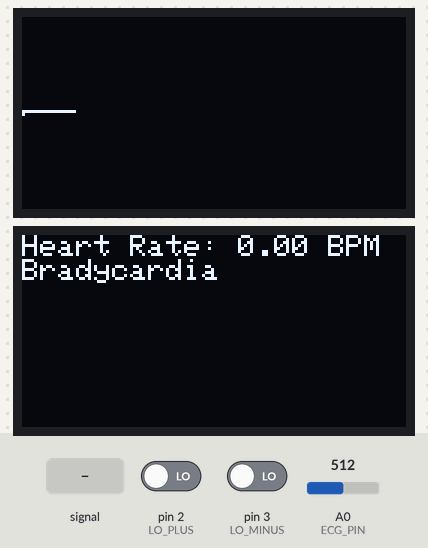
Simulated run of this sketch. Board: Arduino Uno, built with avr-gcc and run on an emulated ATmega328P. On the bench: 2 × 128×64 one-colour display. The inputs (shaded band) are chosen by the test bench; at power-on: pin 2 (LO_PLUS) LOW, pin 3 (LO_MINUS) LOW, A0 (ECG_PIN) = 512. What the sketch prints to the serial monitor is not drawn.

Above: at 1.3 s.
1.4 s: A0 (ECG_PIN) fed a 2 Hz sine of ±306 counts around its level
At 2.46 s:
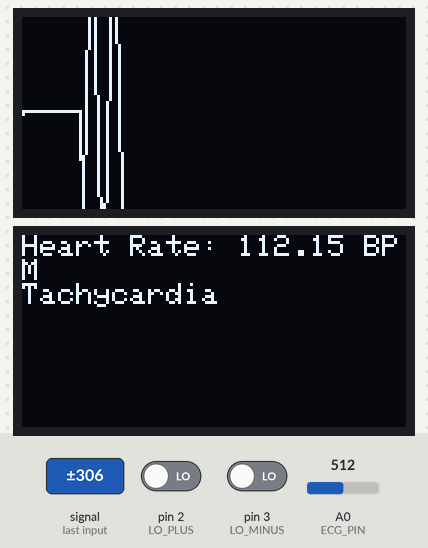
3.2 s: pin 2 (LO_PLUS) driven HIGH
At 4.4 s:
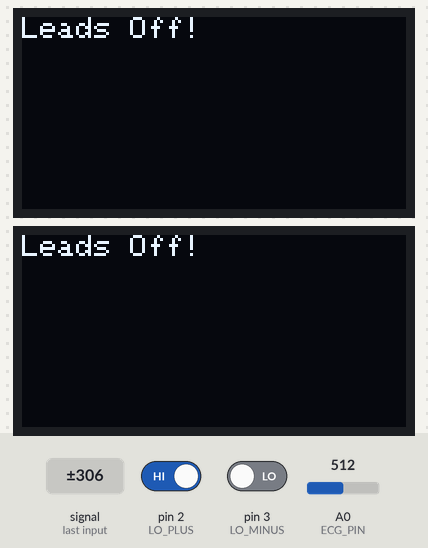
4.7 s: pin 2 (LO_PLUS) driven LOW
At 5.06 s:
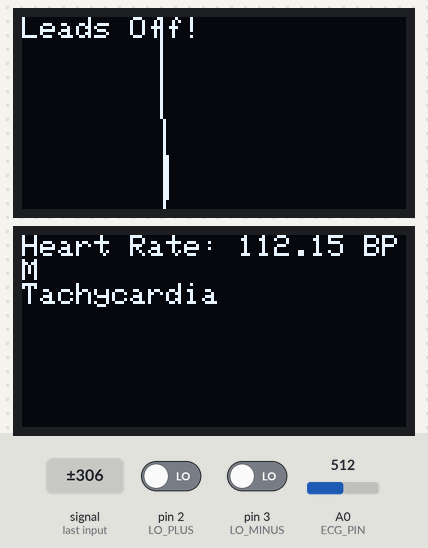
6.7 s: pin 3 (LO_MINUS) driven HIGH
At 7.4 s:
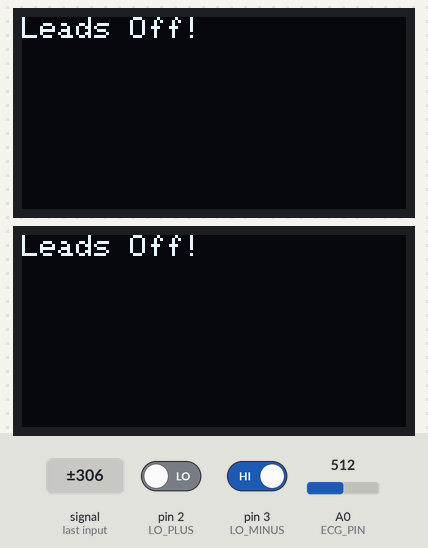
8.2 s: pin 3 (LO_MINUS) driven LOW
At 8.67 s:
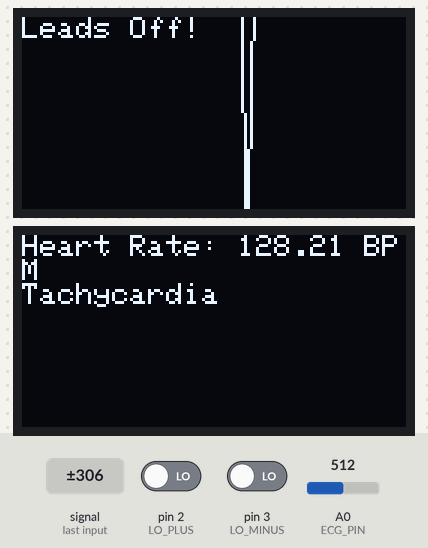
9.9 s: A0 (ECG_PIN) fed a 1000 Hz sine of ±255 counts around its level
At 11.42 s:
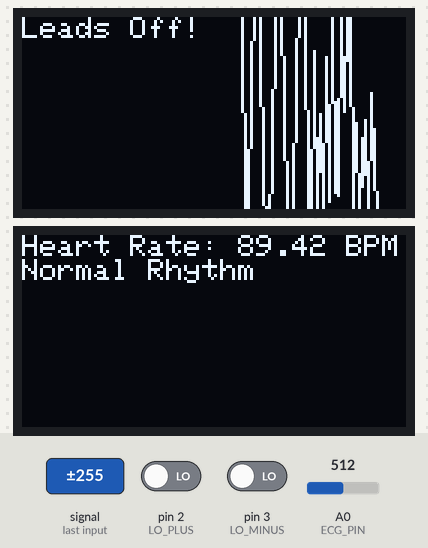

The sketch:

diagnosis_EKG.ino
```cpp
#include <Wire.h>
#include <Adafruit_GFX.h>
#include <Adafruit_SSD1306.h>

// OLED 1 for ECG display (address 0x3C)
#define SCREEN_WIDTH 128
#define SCREEN_HEIGHT 64
#define OLED_RESET -1
Adafruit_SSD1306 display1(SCREEN_WIDTH, SCREEN_HEIGHT, &Wire, OLED_RESET);

// OLED 2 for heart rhythm analysis (address 0x3D)
Adafruit_SSD1306 display2(SCREEN_WIDTH, SCREEN_HEIGHT, &Wire, OLED_RESET);

const int ECG_PIN = A0;
const int LO_PLUS = 2;
const int LO_MINUS = 3;

// Variables for ECG analysis
int previousX = 0;
int previousY = SCREEN_HEIGHT / 2;
unsigned long previousBeatTime = 0;
float heartRate = 0;
const int bpmThresholdLow = 60;
const int bpmThresholdHigh = 100;

// Debouncing variables
unsigned long lastLeadOffTime = 0;
const unsigned long debounceDelay = 100;

// Function to detect heartbeats
bool detectHeartbeat(int ecgValue) {
  static int threshold = 512;
  static bool aboveThreshold = false;

  if (ecgValue > threshold && !aboveThreshold) {
    aboveThreshold = true;
    return true;
  } else if (ecgValue < threshold) {
    aboveThreshold = false;
  }
  return false;
}

void setup() {
  Serial.begin(9600);

  // Initialize first OLED display (0x3C)
  if (!display1.begin(SSD1306_SWITCHCAPVCC, 0x3C)) {
    Serial.println(F("OLED 1 allocation failed"));
    for (;;);
  }
  display1.clearDisplay();
  display1.display();

  // Initialize second OLED display (0x3D)
  if (!display2.begin(SSD1306_SWITCHCAPVCC, 0x3D)) {
    Serial.println(F("OLED 2 allocation failed"));
    for (;;);
  }
  display2.clearDisplay();
  display2.display();

  pinMode(LO_PLUS, INPUT);
  pinMode(LO_MINUS, INPUT);
}

void loop() {
  // Check for lead off
  if ((digitalRead(LO_PLUS) == 1 || digitalRead(LO_MINUS) == 1)) {
    unsigned long currentTime = millis();
    if (currentTime - lastLeadOffTime > debounceDelay) {
      display1.clearDisplay();
      display1.setTextSize(1);
      display1.setTextColor(WHITE);
      display1.setCursor(0, 0);
      display1.println("Leads Off!");
      display1.display();
      display2.clearDisplay();
      display2.setTextSize(1);
      display2.setTextColor(WHITE);
      display2.setCursor(0, 0);
      display2.println("Leads Off!");
      display2.display();
      Serial.println("Leads Off!");
      lastLeadOffTime = currentTime;
      delay(500);
      return;
    }
  }

  // Read ECG data
  int ecgValue = analogRead(ECG_PIN);
  int yPos = map(ecgValue, 300, 700, 0, SCREEN_HEIGHT - 1);
  static int xPos = 0;

  // Display ECG waveform on OLED 1
  display1.drawLine(previousX, previousY, xPos, SCREEN_HEIGHT - yPos, WHITE);
  display1.display();
  previousX = xPos;
  previousY = SCREEN_HEIGHT - yPos;

  xPos++;
  if (xPos >= SCREEN_WIDTH) {
    xPos = 0;
    display1.clearDisplay();
  }

  // Heartbeat detection
  if (detectHeartbeat(ecgValue)) {
    unsigned long currentTime = millis();
    unsigned long interval = currentTime - previousBeatTime;
    previousBeatTime = currentTime;

    if (interval > 300 && interval < 2000) {
      heartRate = 60000.0 / interval;
    }
  }

  // Determine heart rhythm and display on OLED 2
  display2.clearDisplay();
  display2.setTextSize(1);
  display2.setTextColor(WHITE);
  display2.setCursor(0, 0);
  display2.print("Heart Rate: ");
  display2.print(heartRate);
  display2.println(" BPM");

  if (heartRate < bpmThresholdLow) {
    display2.println("Bradycardia");
  } else if (heartRate > bpmThresholdHigh) {
    display2.println("Tachycardia");
  } else {
    display2.println("Normal Rhythm");
  }
  display2.display();

  delay(10);
}
```

Measured:
- after the input at 3.2 s, the display: changes after 0.10 s (image 2)
- after the input at 4.7 s, the display: first changes after 0.23 s (image 3 shows a later state)
- after the input at 6.7 s, the display: changes after 0.07 s (image 4)
- after the input at 8.2 s, the display: first changes after 0.20 s (image 5 shows a later state)
